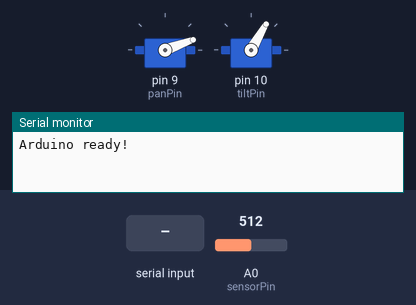
A sketch run on a simulated Arduino Uno, built with avr-gcc and run on an emulated ATmega328P. Shown: 2 × servo, the last lines printed to the serial monitor. Inputs (shaded band) come from the test bench; at power-on: A0 (sensorPin) = 512.

Above: at 0.9 s.
1.0 s: "1" received over Serial
At 3.9 s:
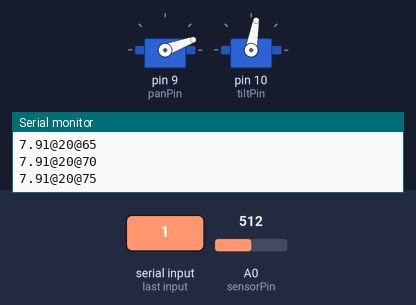
At 5.9 s:
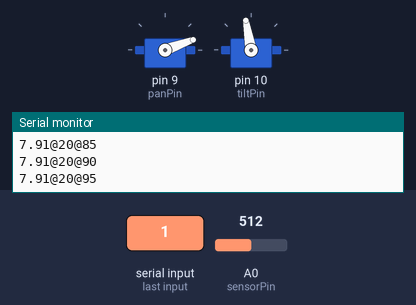
Timing chart, 0 to 21.5 s (numbered marks = the images above; inputs shaded):
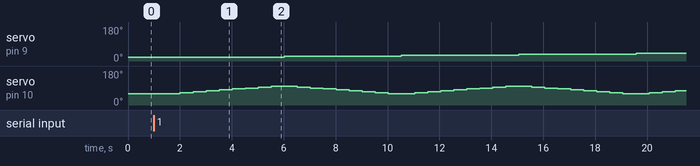

The sketch:

ThreeD.ino
```cpp
/*
Principles of Engineering, Fall 2013
Lab 1:  DIY LIDAR
Jacob Kingery and Myles Cooper
*/

#include <Servo.h>

Servo panServo;  //create servo object for the pan servo
Servo tiltServo;  //create servo object for the tilt servo


const int panPin = 9;  //pan servo pin
const int tiltPin = 10;  //tilt servo pin
const int sensorPin = A0;  //IR range sensor pin

const int panMin = 20;    //set range of pan angles
const int panMax = 160;
const int panRes = 5;     //pan angle between each shot
const int tiltMin = 60;   //set range of tilt angles
const int tiltMax = 100;
const int tiltRes = 5;    //tilt angle between each shot

int panPos;    //define pan position
int tiltPos;   //define tilt position
int totDist;  //total distance of 5 shots
float aveDist;  //average distance of 5 shots
float realDist;  //voltage converted to real distance

void setup() {
  Serial.begin(9600);  //initialize serial communication

  panServo.attach(panPin);  //attach the pan servo
  tiltServo.attach(tiltPin);  //attach the tilt servo

  panServo.write(panMin);  //turn pan servo to starting angle
  tiltServo.write(tiltMin);  //turn tilt servo to starting angle

  establishConnection();  //establish connection with python script
}

void establishConnection() {
  Serial.println("Arduino ready!");  //send ready signal to python script
  while (!Serial.available()) {  //wait for python script to send ready signal
  }
  while (Serial.available()) {
    Serial.read();
  }
  delay(500);  //wait a bit before starting to stream data
}


void shoot() {  //take distance reading from IR sensor
  totDist = 0;
  delay(250);
  for (int i=0; i<5; i++) {  //take 5 shots
    totDist += analogRead(sensorPin);
    delay(50);
  }
  aveDist = totDist / 5.0;  //average reading to eliminate outliers

  float w = (aveDist - 280)/120; //convert IR signal to distance in inches
  realDist = .62*pow(w, 4) - 2.4*pow(w, 3) + 3.4*w*w - 7.3*w + 18;

  //data is spherical coordinates to be sent to python
  Serial.print(realDist);  //corrected distance from IR sensor
  Serial.print('@');
  Serial.print(panPos);  //pan angle
  Serial.print('@');
  Serial.println(tiltPos);  //tilt angle
}

void loop() {
  for (panPos=panMin; panPos<=panMax; panPos+=panRes) {
    panServo.write(panPos);
    if (panPos%2 == 0) {
      for (tiltPos=tiltMin; tiltPos<=tiltMax; tiltPos+=tiltRes) {
        tiltServo.write(tiltPos);
        shoot();
      }
    }
    else {
      for (tiltPos=tiltMax; tiltPos>=tiltMin; tiltPos-=tiltRes) {
        tiltServo.write(tiltPos);
        shoot();
      }
    }
  }

//  for (panPos=panMax; panPos>panMin; panPos-=panRes) {
//    panServo.write(panPos);
//   if (panPos%2 == 0) {
//      for (tiltPos=tiltMin; tiltPos<=tiltMax; tiltPos+=tiltRes) {
//        tiltServo.write(tiltPos);
//        shoot();
//      }
//    }
//    else {
//      for (tiltPos=tiltMax; tiltPos>=tiltMin; tiltPos-=tiltRes) {
//        tiltServo.write(tiltPos);
//        shoot();
//      }
//    }
//  }

}
```
